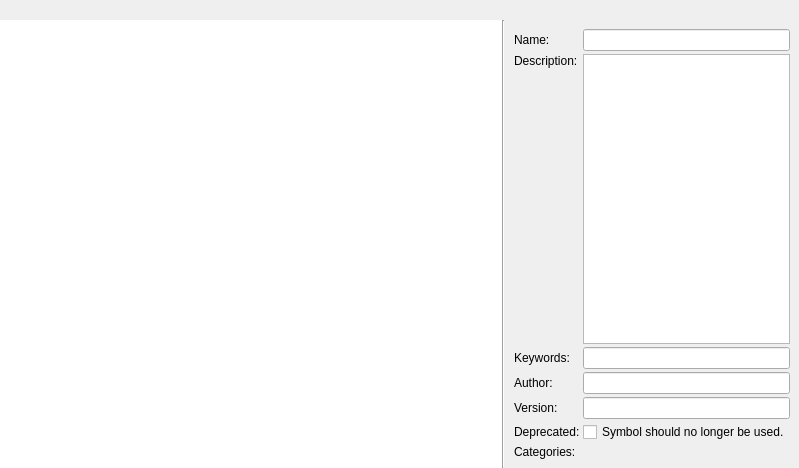
<?xml version="1.0" encoding="UTF-8"?>
<ui version="4.0">
 <class>librepcb::library::editor::SymbolEditorWidget</class>
 <widget class="QWidget" name="librepcb::library::editor::SymbolEditorWidget">
  <property name="geometry">
   <rect>
    <x>0</x>
    <y>0</y>
    <width>799</width>
    <height>468</height>
   </rect>
  </property>
  <property name="windowTitle">
   <string>Form</string>
  </property>
  <layout class="QVBoxLayout" name="verticalLayout" stretch="0,1">
   <property name="spacing">
    <number>0</number>
   </property>
   <property name="leftMargin">
    <number>0</number>
   </property>
   <property name="topMargin">
    <number>0</number>
   </property>
   <property name="rightMargin">
    <number>0</number>
   </property>
   <property name="bottomMargin">
    <number>0</number>
   </property>
   <item>
    <widget class="QWidget" name="interfaceBrokenWarningWidget" native="true">
     <property name="minimumSize">
      <size>
       <width>0</width>
       <height>20</height>
      </size>
     </property>
    </widget>
   </item>
   <item>
    <layout class="QHBoxLayout" name="horizontalLayout" stretch="2,0,1">
     <property name="spacing">
      <number>0</number>
     </property>
     <item>
      <widget class="librepcb::GraphicsView" name="graphicsView">
       <property name="frameShape">
        <enum>QFrame::NoFrame</enum>
       </property>
      </widget>
     </item>
     <item>
      <widget class="Line" name="line">
       <property name="orientation">
        <enum>Qt::Vertical</enum>
       </property>
      </widget>
     </item>
     <item>
      <layout class="QFormLayout" name="formLayout">
       <property name="horizontalSpacing">
        <number>3</number>
       </property>
       <property name="verticalSpacing">
        <number>3</number>
       </property>
       <property name="leftMargin">
        <number>9</number>
       </property>
       <property name="topMargin">
        <number>9</number>
       </property>
       <property name="rightMargin">
        <number>9</number>
       </property>
       <property name="bottomMargin">
        <number>9</number>
       </property>
       <item row="0" column="0">
        <widget class="QLabel" name="label_4">
         <property name="text">
          <string>Name:</string>
         </property>
        </widget>
       </item>
       <item row="0" column="1">
        <widget class="QLineEdit" name="edtName">
         <property name="maxLength">
          <number>50</number>
         </property>
        </widget>
       </item>
       <item row="1" column="0">
        <widget class="QLabel" name="label_5">
         <property name="text">
          <string>Description:</string>
         </property>
         <property name="alignment">
          <set>Qt::AlignLeading|Qt::AlignLeft|Qt::AlignTop</set>
         </property>
        </widget>
       </item>
       <item row="1" column="1">
        <widget class="QPlainTextEdit" name="edtDescription"/>
       </item>
       <item row="2" column="0">
        <widget class="QLabel" name="label_6">
         <property name="text">
          <string>Keywords:</string>
         </property>
        </widget>
       </item>
       <item row="2" column="1">
        <widget class="QLineEdit" name="edtKeywords">
         <property name="maxLength">
          <number>100</number>
         </property>
        </widget>
       </item>
       <item row="3" column="0">
        <widget class="QLabel" name="label_7">
         <property name="text">
          <string>Author:</string>
         </property>
        </widget>
       </item>
       <item row="3" column="1">
        <widget class="QLineEdit" name="edtAuthor">
         <property name="maxLength">
          <number>100</number>
         </property>
        </widget>
       </item>
       <item row="4" column="0">
        <widget class="QLabel" name="label_8">
         <property name="text">
          <string>Version:</string>
         </property>
        </widget>
       </item>
       <item row="4" column="1">
        <widget class="QLineEdit" name="edtVersion">
         <property name="maxLength">
          <number>100</number>
         </property>
        </widget>
       </item>
       <item row="5" column="0">
        <widget class="QLabel" name="label_10">
         <property name="text">
          <string>Deprecated:</string>
         </property>
        </widget>
       </item>
       <item row="5" column="1">
        <widget class="QCheckBox" name="cbxDeprecated">
         <property name="text">
          <string>Symbol should no longer be used.</string>
         </property>
        </widget>
       </item>
       <item row="6" column="0">
        <widget class="QLabel" name="lblCategories">
         <property name="text">
          <string>Categories:</string>
         </property>
         <property name="alignment">
          <set>Qt::AlignLeading|Qt::AlignLeft|Qt::AlignTop</set>
         </property>
        </widget>
       </item>
      </layout>
     </item>
    </layout>
   </item>
  </layout>
 </widget>
 <customwidgets>
  <customwidget>
   <class>librepcb::GraphicsView</class>
   <extends>QGraphicsView</extends>
   <header location="global">librepcb/common/graphics/graphicsview.h</header>
  </customwidget>
 </customwidgets>
 <resources/>
 <connections/>
</ui>
